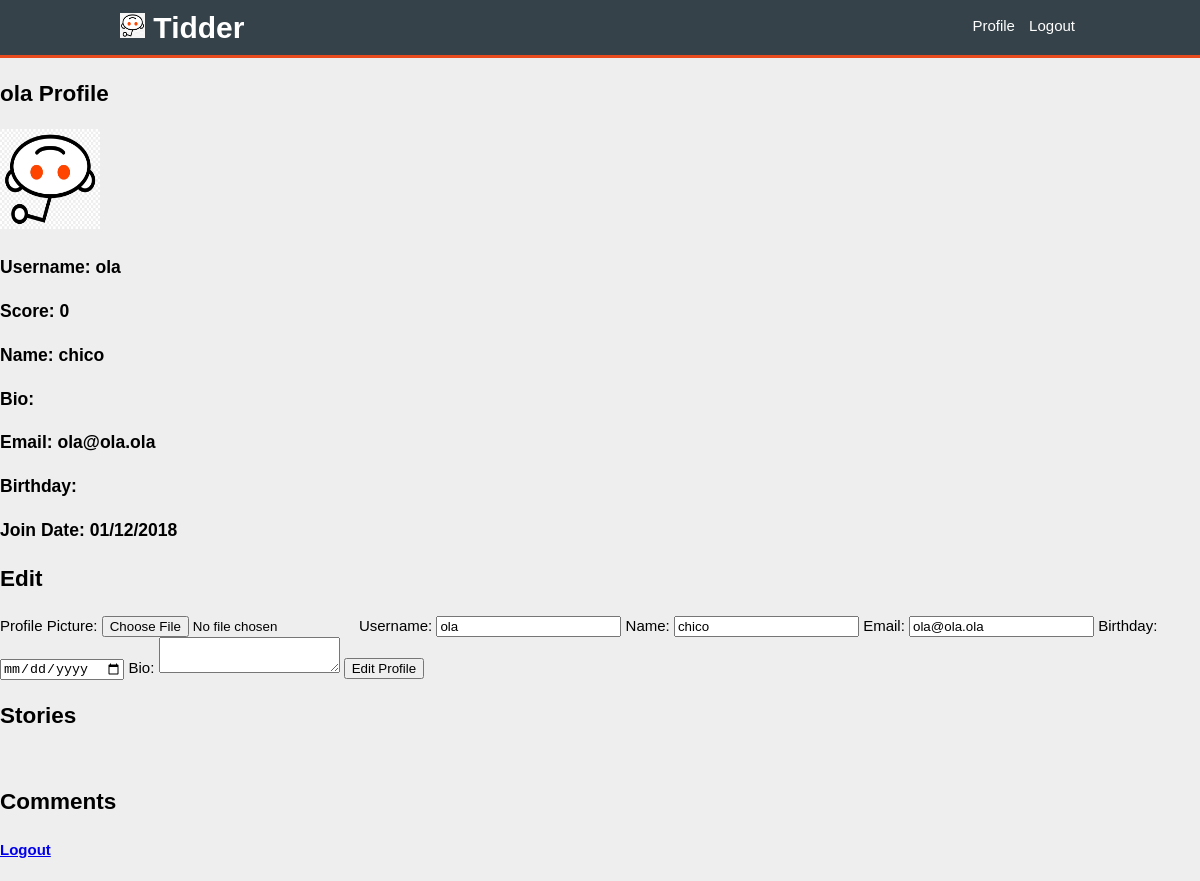
Page /pages/profile.php?username=ola (signed in) on the committed database.
### tables this page shows
CREATE TABLE user (
    user_id INTEGER NOT NULL PRIMARY KEY AUTOINCREMENT,
    username VARCHAR NOT NULL UNIQUE,
    email VARCHAR NOT NULL UNIQUE,
    password VARCHAR NOT NULL,
    realname VARCHAR,
    birthday DATE,
    join_date DATE NOT NULL,
	bio VARCHAR
);

### database/db_user.php (called while the page is built, shortened)
<?php
	function getUserInfo(&$user_id, $username, &$realname, &$email, &$birthday, &$join_date, &$bio) {
		$db = Database::instance()->db();
		$stmt = $db->prepare('SELECT * FROM user WHERE username = ?');
		$stmt->execute(array($username));
		$user = $stmt->fetch();
		$email = $user['email'];
		$realname = $user['realname'];
		$birthday = $user['birthday'];
		$join_date = $user['join_date'];
	}
	function getUserName($user_id){
		$db = Database::instance()->db();
		$stmt = $db->prepare('SELECT username FROM user WHERE user_id = ?');
		$stmt->execute(array($user_id));
		return $stmt->fetch()['username'];
	}
?>

### includes/date.php (called while the page is built, shortened)
<?php
	function formatDate($date){
		if($date == '')
			return '';
		else {
			$time = strtotime($date);
			return date("d/m/Y",$time);
		}
	}
?>

### pages/profile.php (the view, shortened to what this page needs)
<?php
	include_once('../includes/date.php');
	include_once('../database/db_user.php');
	include_once('../templates/tpl_common.php');
	include_once('../templates/tpl_stories.php');
	include_once('../templates/tpl_comments.php');
	$username = urldecode($_GET['username']);
	getUserInfo($user_id, $username, $realname, $email, $birthday, $join_date, $bio);
	$score = 0;
	$formatted_birthday = formatDate($birthday);
	$formatted_join_date = formatDate($join_date);
	$path = "../pictures/".$user_id.".jpeg";
	$alt = $user_id." Profile Pic";
	if(!file_exists($path))
		$path = "../pictures/".$user_id.".jpg";
	if(!file_exists($path))
		$path = "../pictures/".$user_id.".png";
	if(!file_exists($path)){
		$path = "../pictures/default.jpg";
		$alt ="Default Profile Pic";
	}
	draw_header(true);
?>
	<h2><?=$username?> Profile</h2>
	<h3><img src=<?=$path?> alt=<?=$alt?> width="100" height="100"></h3>
	<h3>Username: <?=$username?></h3>
	<h3>Score: <?=$score?></h3>
	<h3>Name: <?=$realname?></h3>
	<h3>Bio: <?=$bio?></h3>
	<h3>Email: <?=$email?></h3>
	<h3>Birthday: <?=$formatted_birthday?></h3>
	<h3>Join Date: <?=$formatted_join_date?></h3>
<?php
	if(isset($_SESSION['user_id']) && $_SESSION['user_id'] == $user_id){?>
<section id="edit">
	<header>
		<h2>Edit</h2>
	</header>
	<form method="post" action="../actions/action_edit_profile.php" enctype="multipart/form-data">
		<label>Profile Picture:
			<input type="file" name="img" value="" accept="image/png, image/jpeg">
		</label>
		<label>Username:
			<input type="text" name="username" value="<?=$username?>" required>
		</label>
		<label>Name:
			<input type="text" name="realname" value="<?=$realname?>">
		</label>
		<label>Email:
			<input type="email" name="email" value="<?=$email?>" required>
		</label>
		<label>Birthday:
			<input type="date" name="birthday" value="<?=$birthday?>">
		</label>
		<label>Bio:
			<textarea name="bio"><?=$bio?></textarea>
		</label>
		<input type="submit" value="Edit Profile">
	</form>
</section>
<?php }
?>
<section id="logout">
	<header>
		<h4><a href="../actions/action_logout.php">Logout</a></h4>
	</header>
</section>

### css/style.css (style rules this page uses)
:root { --main-bg-color: #eee; --section-login-bg-color: white; --section-login-border-color: #ddd; --section-login-footer-bg-color: #eef; --button-bg-color: #bbf; --button-hover-bg-color: #aaf; }
body { font: 15px/1.5 Arial, Helvetica, sans-serif; padding: 0; margin: 0; background-color: var(--main-bg-color); }

### rows in the picture
user: username "ola", realname "chico", email "ola@ola.ola", join_date "01/12/2018"

### other values in the picture
$score "0"
